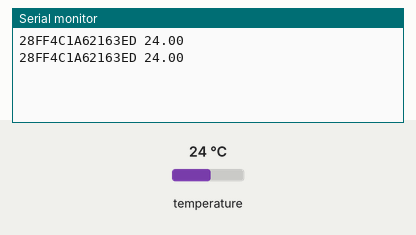
Recording of a sketch running on a simulated Arduino Uno, built with avr-gcc and run on an emulated ATmega328P. On the bench: the last lines printed to the serial monitor. The test bench sets the inputs (shaded band); at power-on: temperature 24 °C.

Above: at 2.8 s.
2.9 s: temperature set to 12 °C
At 3.4 s:
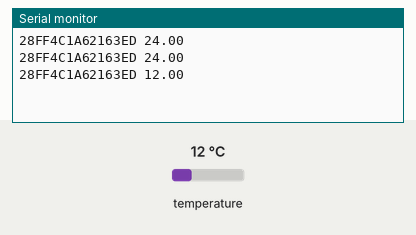
4.4 s: temperature set to 19 °C
At 5.9 s:
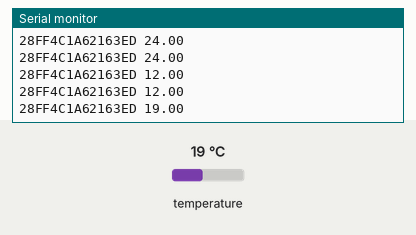
Timing chart, 0 to 7.4 s (numbered marks = the images above; inputs shaded):
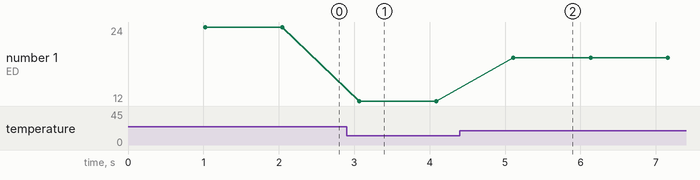

Measured:
- after the input at 2.9 s, the serial monitor: prints a new line after 0.17 s (image 1)
- after the input at 4.4 s, the serial monitor: prints a new line after 0.71 s (image 2)
- plotted number 1: 24 → 12 after the input at 2.9 s, 12 → 19 after the input at 4.4 s

The sketch:

tempsensor.ino
```cpp
#include <OneWire.h>

int pin = 2;
OneWire ds(pin);

void setup(void) {
  Serial.begin(9600);
}

void loop() {

  byte present = 0;
  byte data[12];
  byte addr[8];
  float temp;
  byte i;

  if (!ds.search(addr)) {
    ds.reset_search();
  }

  if ( OneWire::crc8( addr, 7) != addr[7]) {
      Serial.print("CRC is not valid!\n");
      return;
  }

  ds.reset();
  ds.select(addr);
  ds.write(0x44, 1);
  delay(1000);
  present = ds.reset();
  ds.select(addr);
  ds.write(0xBE);
  for (int i = 0; i < 9; i++) {
    data[i] = ds.read();
  }
  temp = ((data[1] << 8) + data[0])*0.0625;
  for( i = 0; i < 8; i++) {
    Serial.print(addr[i], HEX);
  }
  Serial.print(" ");
  Serial.print(temp);
  Serial.print("\n");

}
```
